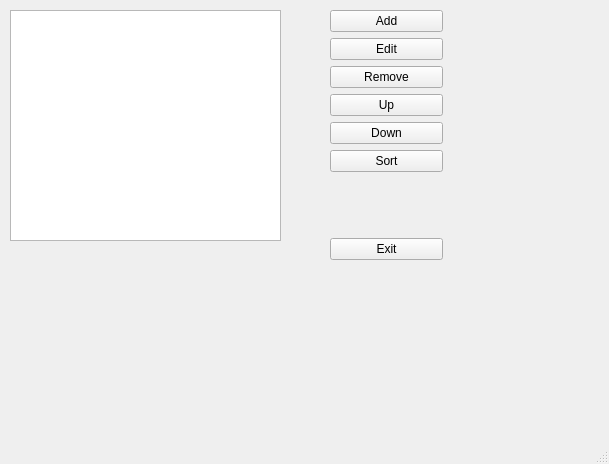
<?xml version="1.0" encoding="UTF-8"?>
<ui version="4.0">
 <class>MainWindow</class>
 <widget class="QMainWindow" name="MainWindow">
  <property name="geometry">
   <rect>
    <x>0</x>
    <y>0</y>
    <width>609</width>
    <height>464</height>
   </rect>
  </property>
  <property name="windowTitle">
   <string>MainWindow</string>
  </property>
  <widget class="QWidget" name="centralwidget">
   <widget class="QListWidget" name="listItems">
    <property name="geometry">
     <rect>
      <x>10</x>
      <y>10</y>
      <width>271</width>
      <height>231</height>
     </rect>
    </property>
   </widget>
   <widget class="QWidget" name="">
    <property name="geometry">
     <rect>
      <x>330</x>
      <y>10</y>
      <width>113</width>
      <height>250</height>
     </rect>
    </property>
    <layout class="QVBoxLayout" name="verticalLayout">
     <item>
      <widget class="QPushButton" name="btnAdd">
       <property name="text">
        <string>Add</string>
       </property>
      </widget>
     </item>
     <item>
      <widget class="QPushButton" name="btnEdit">
       <property name="text">
        <string>Edit</string>
       </property>
      </widget>
     </item>
     <item>
      <widget class="QPushButton" name="btnRemove">
       <property name="text">
        <string>Remove</string>
       </property>
      </widget>
     </item>
     <item>
      <widget class="QPushButton" name="btnUp">
       <property name="text">
        <string>Up</string>
       </property>
      </widget>
     </item>
     <item>
      <widget class="QPushButton" name="btnDown">
       <property name="text">
        <string>Down</string>
       </property>
      </widget>
     </item>
     <item>
      <widget class="QPushButton" name="btnSort">
       <property name="text">
        <string>Sort</string>
       </property>
      </widget>
     </item>
     <item>
      <spacer name="verticalSpacer">
       <property name="orientation">
        <enum>Qt::Vertical</enum>
       </property>
       <property name="sizeHint" stdset="0">
        <size>
         <width>20</width>
         <height>40</height>
        </size>
       </property>
      </spacer>
     </item>
     <item>
      <widget class="QPushButton" name="btnExit">
       <property name="text">
        <string>Exit</string>
       </property>
      </widget>
     </item>
    </layout>
   </widget>
  </widget>
  <widget class="QMenuBar" name="menubar">
   <property name="geometry">
    <rect>
     <x>0</x>
     <y>0</y>
     <width>609</width>
     <height>24</height>
    </rect>
   </property>
  </widget>
  <widget class="QStatusBar" name="statusbar"/>
 </widget>
 <resources/>
 <connections/>
</ui>
